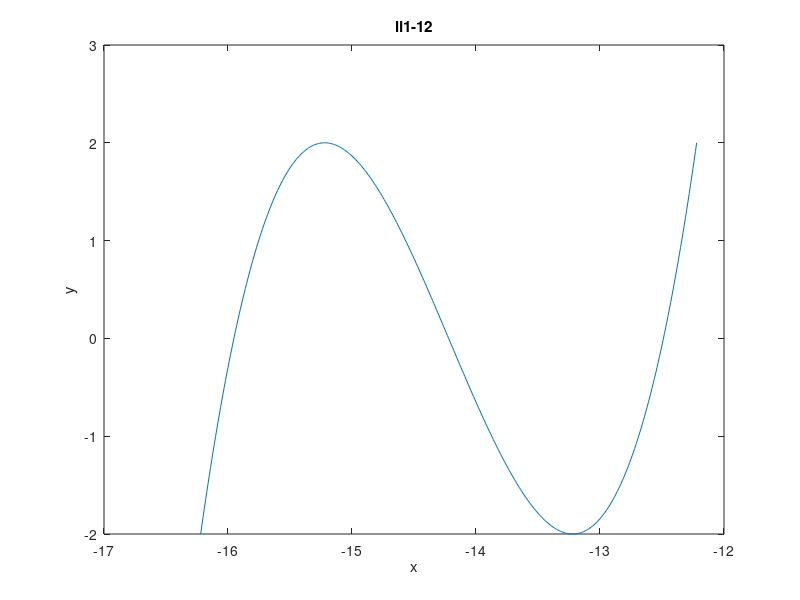

Recreate this plot in MATLAB.
%例1-12
clc;
clear;
m=1820;
x=(-m^0.5/3-2):0.01:(-m^0.5/3+2);
f=x.^3.+m^0.5.*x.^2.+(m/3-3).*x-m^0.5*(1-m/27);

plot(x,f);
xlabel('x')
ylabel('y')
title('li1-12')
% 返回零点
f1=@(x)x^3+m^0.5*x^2+(m/3-3)*x-m^0.5*(1-m/27);
fprintf('%f %f %f\n',fzero(f1,-15.95),fzero(f1,-14.2),fzero(f1,-12.5))
